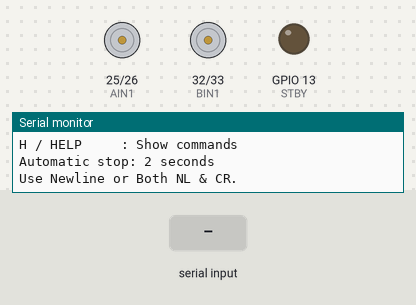
Simulated run of this sketch. Board: ESP32. On the bench: motor-driver pin pairs drawn as motors (green arrow = first pin HIGH = forward, orange = second pin HIGH = backward, longer = more drive, scaled by the enable pin, stopped while the standby pin is LOW), output pins drawn as LEDs (lit = HIGH), the last lines printed to the serial monitor. Inputs (shaded band) come from the test bench.

Above: at 1.2 s.
1.3 s: "F\n" received over Serial
At 2.1 s:
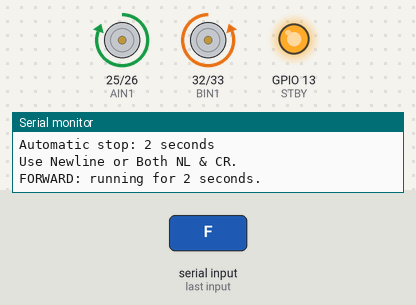
4.3 s: "B\n" received over Serial
At 5.6 s:
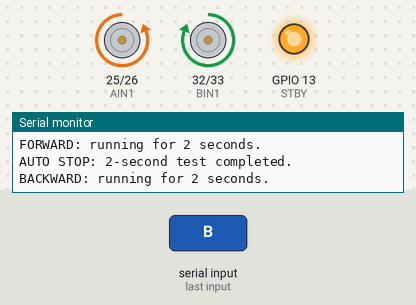
7.3 s: "FORWARD\n" received over Serial
At 8.1 s:
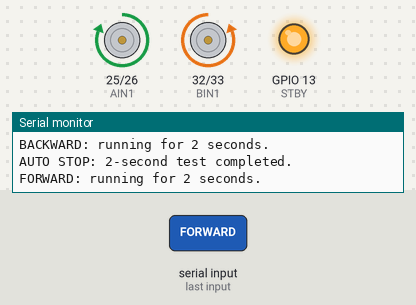
10.3 s: "BACKWARD\n" received over Serial
At 13.2 s:
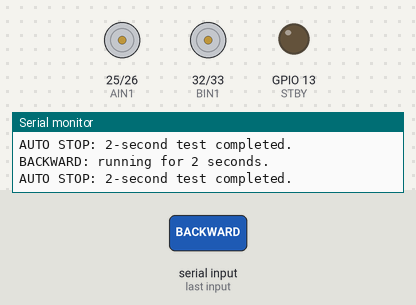
Timing chart, 0 to 14.3 s (numbered marks = the images above; inputs shaded):
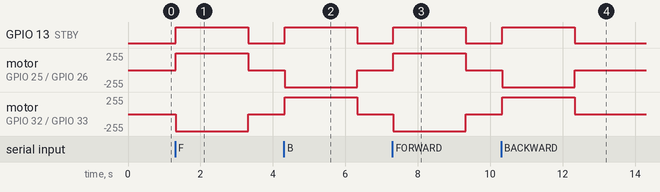

The sketch:

Motor_Test.ino
```cpp
/*
  ZENO - ESP32 + TB6612FNG Motor Test

  Serial Monitor:
    Baud rate: 115200
    Line ending: Newline or Both NL & CR

  Commands:
    F or FORWARD  -> Both wheels forward
    B or BACKWARD -> Both wheels backward
    S or STOP     -> Stop motors
    H or HELP     -> Show commands

  Motors automatically stop after 2 seconds.
  No additional libraries required.
*/

#include <Arduino.h>

constexpr uint8_t AIN1 = 25;
constexpr uint8_t AIN2 = 26;
constexpr uint8_t PWMA = 27;

constexpr uint8_t BIN1 = 32;
constexpr uint8_t BIN2 = 33;
constexpr uint8_t PWMB = 14;

constexpr uint8_t STBY = 13;

// Mirrored motors often require opposite electrical directions.
// Change the corresponding value if a wheel rotates the wrong way.
constexpr bool LEFT_REVERSED  = false;
constexpr bool RIGHT_REVERSED = true;

constexpr unsigned long RUN_TIME_MS = 2000;

bool motorsRunning = false;
unsigned long motorStartTime = 0;

char commandBuffer[32];
size_t commandLength = 0;
bool commandOverflow = false;

void stopMotors() {
  digitalWrite(STBY, LOW);

  digitalWrite(PWMA, LOW);
  digitalWrite(PWMB, LOW);

  digitalWrite(AIN1, LOW);
  digitalWrite(AIN2, LOW);
  digitalWrite(BIN1, LOW);
  digitalWrite(BIN2, LOW);

  motorsRunning = false;
}

void setDirection(uint8_t in1, uint8_t in2,
                  bool forward, bool reversed) {
  bool direction = forward != reversed;

  digitalWrite(in1, direction ? HIGH : LOW);
  digitalWrite(in2, direction ? LOW : HIGH);
}

void runMotors(bool forward) {
  // Disable the driver before changing direction.
  stopMotors();
  delay(20);

  setDirection(AIN1, AIN2, forward, LEFT_REVERSED);
  setDirection(BIN1, BIN2, forward, RIGHT_REVERSED);

  // Constant HIGH enables full output; this test does not use PWM.
  digitalWrite(PWMA, HIGH);
  digitalWrite(PWMB, HIGH);
  digitalWrite(STBY, HIGH);

  motorStartTime = millis();
  motorsRunning = true;

  Serial.println(forward
    ? "FORWARD: running for 2 seconds."
    : "BACKWARD: running for 2 seconds.");
}

void printHelp() {
  Serial.println();
  Serial.println("=== ZENO MOTOR TEST ===");
  Serial.println("F / FORWARD  : Move forward");
  Serial.println("B / BACKWARD : Move backward");
  Serial.println("S / STOP     : Stop");
  Serial.println("H / HELP     : Show commands");
  Serial.println("Automatic stop: 2 seconds");
  Serial.println("Use Newline or Both NL & CR.");
  Serial.println();
}

void processCommand() {
  commandBuffer[commandLength] = '\0';

  String command(commandBuffer);
  command.trim();
  command.toUpperCase();

  if (command == "F" || command == "FORWARD") {
    runMotors(true);
  } else if (command == "B" || command == "BACKWARD") {
    runMotors(false);
  } else if (command == "S" || command == "STOP") {
    stopMotors();
    Serial.println("STOPPED.");
  } else if (command == "H" || command == "HELP") {
    printHelp();
  } else if (command.length() > 0) {
    stopMotors();
    Serial.println("Unknown command. Motors stopped. Enter F, B or S.");
  }
}

void setup() {
  // Keep the driver disabled during initialization.
  pinMode(STBY, OUTPUT);
  digitalWrite(STBY, LOW);

  pinMode(AIN1, OUTPUT);
  pinMode(AIN2, OUTPUT);
  pinMode(PWMA, OUTPUT);

  pinMode(BIN1, OUTPUT);
  pinMode(BIN2, OUTPUT);
  pinMode(PWMB, OUTPUT);

  stopMotors();

  Serial.begin(115200);
  printHelp();
}

void loop() {
  if (motorsRunning &&
      millis() - motorStartTime >= RUN_TIME_MS) {
    stopMotors();
    Serial.println("AUTO STOP: 2-second test completed.");
  }

  // Read without blocking the automatic stop timer.
  if (Serial.available() > 0) {
    char received = Serial.read();

    if (received == '\n' || received == '\r') {
      if (commandOverflow) {
        Serial.println("Command too long. Motors stopped.");
      } else if (commandLength > 0) {
        processCommand();
      }

      commandLength = 0;
      commandOverflow = false;
    } else if (!commandOverflow) {
      if (commandLength < sizeof(commandBuffer) - 1) {
        commandBuffer[commandLength++] = received;
      } else {
        stopMotors();
        commandOverflow = true;
      }
    }
  }
}
```

Measured:
- after the input at 1.3 s, GPIO 13 (STBY): LOW → HIGH at once, → LOW 2.0 s later; motor on GPIO 25 (AIN1) / GPIO 26 (AIN2): stopped → forward 255/255 at once, → stopped 2.0 s later; motor on GPIO 32 (BIN1) / GPIO 33 (BIN2): stopped → backward 255/255 at once, → stopped 2.0 s later
- after the input at 4.3 s, GPIO 13 (STBY): LOW → HIGH at once, → LOW 2.0 s later; motor on GPIO 25 (AIN1) / GPIO 26 (AIN2): stopped → backward 255/255 at once, → stopped 2.0 s later; motor on GPIO 32 (BIN1) / GPIO 33 (BIN2): stopped → forward 255/255 at once, → stopped 2.0 s later
- after the input at 7.3 s, GPIO 13 (STBY): LOW → HIGH at once, → LOW 2.0 s later; motor on GPIO 25 (AIN1) / GPIO 26 (AIN2): stopped → forward 255/255 at once, → stopped 2.0 s later; motor on GPIO 32 (BIN1) / GPIO 33 (BIN2): stopped → backward 255/255 at once, → stopped 2.0 s later
- after the input at 10.3 s, GPIO 13 (STBY): LOW → HIGH at once, → LOW 2.0 s later; motor on GPIO 25 (AIN1) / GPIO 26 (AIN2): stopped → backward 255/255 at once, → stopped 2.0 s later; motor on GPIO 32 (BIN1) / GPIO 33 (BIN2): stopped → forward 255/255 at once, → stopped 2.0 s later
